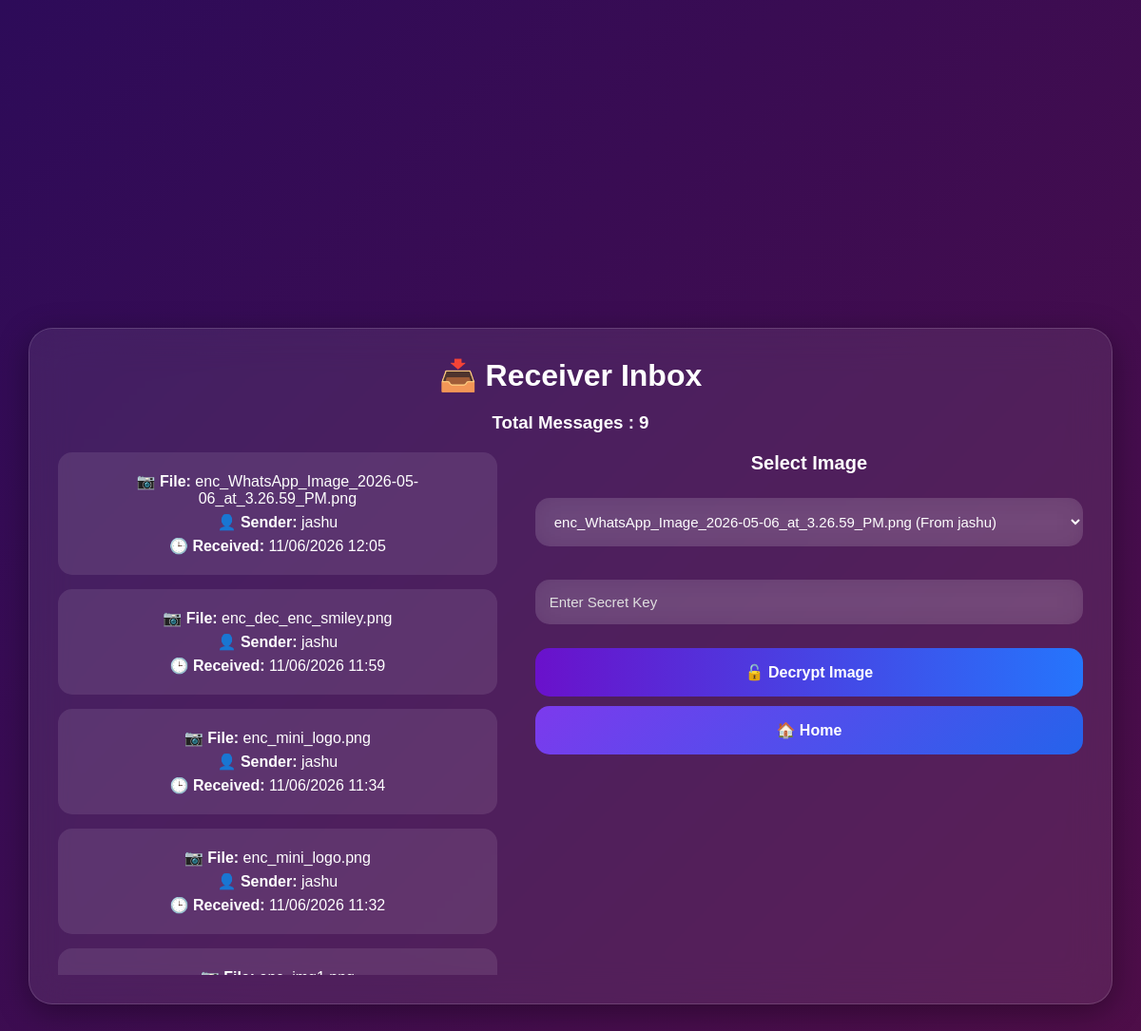
The page /receiver (signed in) on the database its author committed.
### tables this page shows
CREATE TABLE image_history(
            id INTEGER PRIMARY KEY AUTOINCREMENT,

            sender TEXT NOT NULL,

            receiver TEXT NOT NULL,

            encrypted_filename TEXT NOT NULL,

            original_filename TEXT NOT NULL,

            secret_key TEXT NOT NULL,

            sent_time TIMESTAMP DEFAULT CURRENT_TIMESTAMP
        );

### app.py (the view, shortened to what this page needs)
@app.route("/receiver", methods=["GET", "POST"])
def receiver():
    if "user" not in session:
        return redirect("/login")
    conn = sqlite3.connect("database.db")
    cur = conn.cursor()
    cur.execute(
        """
        SELECT
            encrypted_filename,
            sender,
            sent_time
        FROM image_history
        WHERE receiver=?
        ORDER BY id DESC
        """,
        (session["user"],)
    )
    images = cur.fetchall()
    print("\n===== RECEIVER DATA =====")
    print("Logged User:", session["user"])
    for img in images:
        print(img)
    print("=========================\n")
    conn.close()
    return render_template(
        "receiver.html",
        images=images
    )

### templates/receiver.html (shortened to what this page needs)
<!DOCTYPE html>
<html>
<head>
    <link rel="stylesheet"
          href="{{ url_for('static', filename='style.css') }}">
</head>
<body>
<div class="box receiver-box">
    <h1>📥 Receiver Inbox</h1>
    {% if images|length == 0 %}
        <p class="empty">
            No encrypted images received yet.
        </p>
    {% else %}
        <h3>Total Messages : {{ images|length }}</h3>
        <div class="receiver-layout">
            <div class="inbox-list">
                {% for image in images %}
                <div
                    class="image-card"
                    onclick="selectImage('{{ image[0] }}')"
                >
                    <p>
                        📷 <strong>File:</strong>
                        {{ image[0] }}
                    </p>
                    <p>
                        👤 <strong>Sender:</strong>
                        {{ image[1] }}
                    </p>
                    <p>
                        🕒 <strong>Received:</strong>
                        {{ image[2] }}
                    </p>
                </div>
                {% endfor %}
            </div>
            <div class="action-panel">
                <form method="POST">
                    <label><b>Select Image</b></label>
                    <select
                        name="image_name"
                        id="imageSelect"
                        required
                    >
                        {% for image in images %}
                            <option value="{{ image[0] }}">
                                {{ image[0] }}
                                (From {{ image[1] }})
                            </option>
                        {% endfor %}
                    </select>
                    <input
                        type="text"
                        name="secret_key"
                        placeholder="Enter Secret Key"
                        required
                    >
                    <button type="submit">
                        🔓 Decrypt Image
                    </button>
                    <div class="home-container">
                        <a href="/" class="home-btn">
                            🏠 Home
                        </a>
                    </div>
                </form>
            </div>
        </div>
    {% endif %}
</div>
</body>
</html>

### static/style.css (style rules this page uses)
* { margin:0; padding:0; box-sizing:border-box; font-family:'Poppins',sans-serif; }
body { min-height:100vh; display:flex; justify-content:center; align-items:center; background:linear-gradient( 135deg, #2d0b59, #5f0f40, #4361ee, #8d99ae ); background-size:400% 400%; animation:bgMove 10s ease infinite; }
.box { width:420px; background:rgba(255,255,255,0.12); backdrop-filter:blur(20px); border:1px solid rgba(255,255,255,0.2); border-radius:25px; padding:40px; box-shadow: 0 8px 32px rgba(0,0,0,0.35); text-align:center; color:white; }
h1 { margin-bottom:20px; font-size:32px; }
h3 { margin-bottom:20px; }
input, select { width:100%; padding:14px; margin-top:10px; border:none; outline:none; border-radius:10px; background:rgba(255,255,255,0.15); color:white; font-size:15px; }
input::placeholder { color:#e0e0e0; }
select { color:white; }
option { color:black; }
button { width:100%; padding:14px; margin-top:15px; border:none; border-radius:10px; background:linear-gradient( 90deg, #6a11cb, #2575fc ); color:white; font-size:16px; font-weight:bold; cursor:pointer; transition:0.3s; }
a { text-decoration:none; color:white; }
.image-card { padding:20px; border-radius:20px; background:rgba(255,255,255,0.08); margin-bottom:20px; }
.home-container { width:100%; display:flex; justify-content:center; margin-bottom:20px; }
.home-container { margin-bottom:20px; }
.home-btn { display:block; width:100%; padding:14px; border:none; border-radius:10px; background:linear-gradient( 90deg, #6a11cb, #2575fc ); color:white; font-size:16px; font-weight:bold; text-align:center; text-decoration:none; cursor:pointer; transition:0.3s; }
.home-btn { display:block; margin-top:15px; }
.receiver-layout { display:flex; gap:35px; margin-top:25px; align-items:flex-start; }
.inbox-list { max-height:500px; overflow-y:auto; padding-right:10px; }
.action-panel { width:55%; }
.action-panel form { display:flex; flex-direction:column; }
.action-panel label { color:white; margin-bottom:10px; font-size:20px; font-weight:600; }
.action-panel select, .action-panel input { padding:16px; margin-bottom:20px; background:rgba(255,255,255,0.12); backdrop-filter:blur(15px); border:none; border-radius:15px; color:white; }
.action-panel select option { color:black; }
.action-panel button, .home-btn { width:100%; padding:16px; margin-top:10px; border:none; border-radius:15px; text-decoration:none; display:flex; justify-content:center; align-items:center; font-weight:bold; }
.home-btn { background:linear-gradient( 135deg, #7c3aed, #2563eb ); color:white; }
.receiver-box { width:95%; max-width:1200px; margin:5px auto; padding:30px; background:rgba(255,255,255,0.08); backdrop-filter:blur(20px); -webkit-backdrop-filter:blur(20px); border:1px solid rgba(255,255,255,0.15); border-radius:25px; }
.receiver-layout { display:flex; gap:40px; align-items:flex-start; justify-content:space-between; }

### templates/receiver.html (style rules this page uses)
.receiver-layout { display:flex; gap:30px; align-items:flex-start; margin-top:20px; }
.inbox-list { width:45%; max-height:550px; overflow-y:auto; padding-right:10px; }
.action-panel { width:55%; }
.image-card { background:rgba(255,255,255,0.10); border-radius:15px; padding:15px; margin-bottom:15px; cursor:pointer; transition:0.3s; }
.image-card p { margin:6px 0; }
select { width:100%; padding:15px; margin:15px 0; border:none; border-radius:15px; }
.action-panel input { width:100%; padding:15px; margin:15px 0; border:none; border-radius:15px; }
.action-panel button { width:100%; }

### rows shown on the page
image_history: encrypted_filename "enc_WhatsApp_Image_2026-05-06_at_3.26.59_PM.png", sender "jashu", sent_time "11/06/2026 12:05"
image_history: encrypted_filename "enc_dec_enc_smiley.png", sender "jashu", sent_time "11/06/2026 11:59"
image_history: encrypted_filename "enc_mini_logo.png", sender "jashu", sent_time "11/06/2026 11:34"
image_history: encrypted_filename "enc_mini_logo.png", sender "jashu", sent_time "11/06/2026 11:32"

### other values the page prints
{{ images|length }} "9"
form field image_name "enc_WhatsApp_Image_2026-05-06_at_3.26.59_PM.png (From jashu)"
